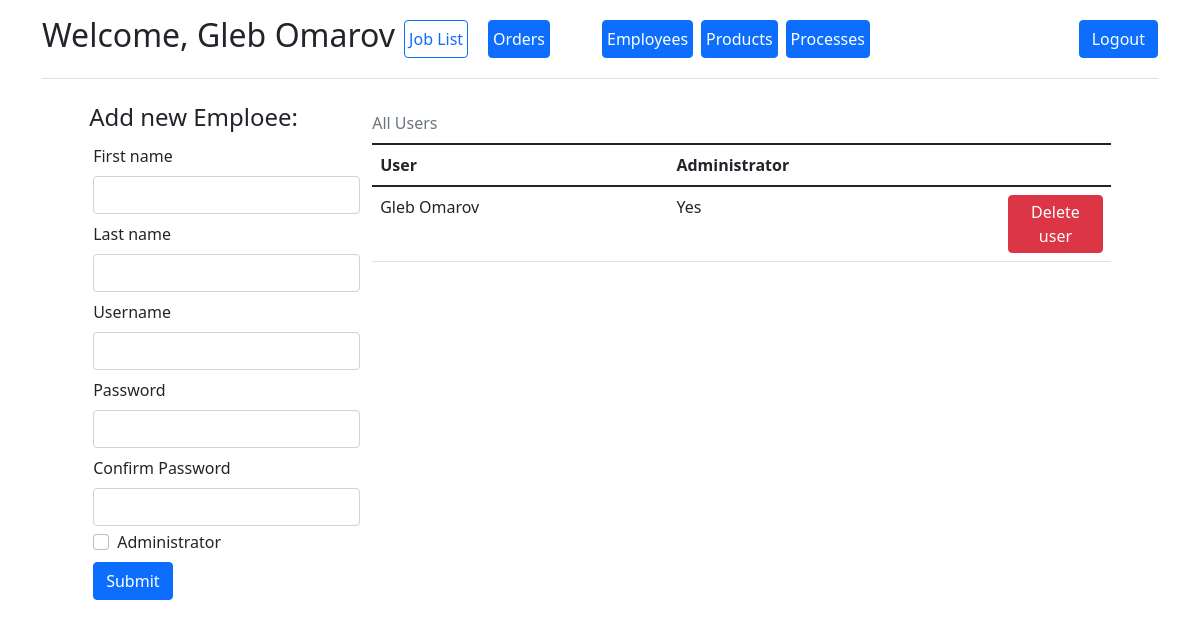
The page /add_user (signed in) on the database its author committed.
### app/models.py (models this page shows)
class Employee(db.Model, UserMixin):
    id = db.Column(db.Integer, primary_key=True, nullable=False, autoincrement=True)
    first_name = db.Column("First name", db.String)
    last_name = db.Column("Last name", db.String)
    user_name = db.Column("Username", db.String, unique=True)
    password = db.Column("Password", db.String)
    admin = db.Column("Administrator", db.Boolean, default=False)
    processes = db.relationship('Process', backref='employee', lazy='dynamic')
    active = db.Column("active", db.Boolean, default=True)

### app/routes.py (the view)
@process_app.route('/add_user')
@login_required
def add_user():
    if not current_user.admin:
        return redirect(url_for('login'))
    form = AddEmployee()
    table = models.Employee.query.filter(models.Employee.id > 1, models.Employee.active)
    return render_template('add_user.html', form=form, table=table)

### app/forms.py
class AddEmployee(FlaskForm):
    first_name = StringField("First name", validators=[InputRequired()])
    last_name = StringField("Last name", validators=[InputRequired()])
    user_name = StringField("Username", validators=[InputRequired()])
    password = PasswordField("Password", validators=[InputRequired(),
                                                     EqualTo('password_confirm', message='Passwords must match')])
    password_confirm = PasswordField("Confirm Password", validators=[InputRequired()])
    admin = BooleanField("Administrator")
    submit = SubmitField()

### app/__init__.py (called while the page is built)
@login_manager.user_loader
def load_user(user_id):
    return Employee.query.get(int(user_id))

### app/templates/add_user.html (shortened to what this page needs)
{% extends "base.html" %}
{% block content %}
<div class="container">
    <div class="row g-3 justify-content-md-center">
        <form action="" method="post" class="col-3">
            <h4>Add new Emploee:</h4>
            {% for field in form if field.name not in ("csrf_token", "submit", "admin") %}
            {{ field.label(class="m-1") }}
            {{ field(class="form-control m-1") }}
            {% endfor %}
            <div class="form-check  m-1">
                <input class="form-check-input" type="checkbox" name="admin" id="cbx_admin">
                <label class="form-check-label" for="cbx_admin">Administrator</label>
            </div>
            {{ form.submit(class="btn btn-primary m-1") }}
        </form>
        <div class="col-8">
            <table class="table table-hover">
                <caption class="caption-top test-center">All Users</caption>
                <thead>
                <tr>
                    <th scope="col">User</th>
                    <th scope="col">Administrator</th>
                    <th scope="col" style="width:15%;"></th>
                </tr>
                </thead>
                <tbody>
                {% for user in table %}
                <tr>
                    <td>{{ user.first_name }} {{ user.last_name }}</td>
                    <td>
                        {% if user.admin %} Yes {% else %} No {% endif %}
                    </td>
                    <td>
                        {% if user.id > 1 %}
                        <a href="{{ url_for('remove_user', user_id=user.id) }}" class="btn btn-danger p-1">Delete
                            user</a>
                        {% endif %}
                    </td>
                </tr>
                {% endfor %}
                </tbody>
            </table>
        </div>
    </div>
</div>
{% endblock %}

### app/templates/navbar.html
<div class="container">
    <header class="d-flex flex-wrap align-items-center justify-content-center justify-content-md-between py-3 mb-4 border-bottom">
        {% if current_user.is_authenticated %}
        <h2>Welcome, {{ current_user.first_name}} {{ current_user.last_name}}</h2>
        {% endif %}
        {% if current_user.is_authenticated and current_user.admin %}
        <ul class="nav col-12 col-md-auto mb-2 justify-content-center mb-md-0">
            <li><a href="{{ url_for('dashboard') }}" class="px-1 mx-1 btn btn-outline-primary">Job List</a></li>
            <li><a href="{{ url_for('add_order') }}" class="px-1 ms-3 me-5 btn btn-primary">Orders</a></li>
            <li><a href="{{ url_for('add_user') }}" class="px-1 mx-1 btn btn-primary">Employees</a></li>
            <li><a href="{{ url_for('add_product') }}" class="px-1 mx-1 btn btn-primary">Products</a></li>
            <li><a href="{{ url_for('add_process') }}" class="px-1 mx-1 btn btn-primary">Processes</a></li>
        </ul>
        {% endif %}
        <div class="col-md-3 text-end">
            {% if current_user.is_authenticated %}
            <a href="{{ url_for('logout') }}" class="btn btn-primary">Logout</a>
            {% else %}
            <a href="{{ url_for('login') }}" class="btn btn-outline-primary me-2">Login</a>
            {% endif %}
        </div>
    </header>
</div>

### app/static/style.css (style rules this page uses)
body { position: relative; }

### rows shown on the page
Employee: first_name "Gleb", last_name "Omarov", Administrator "Yes"

### other values the page prints
{{ field.label(class="m-1") }} "First name" "Last name" "Username" "Password" "Confirm Password"
